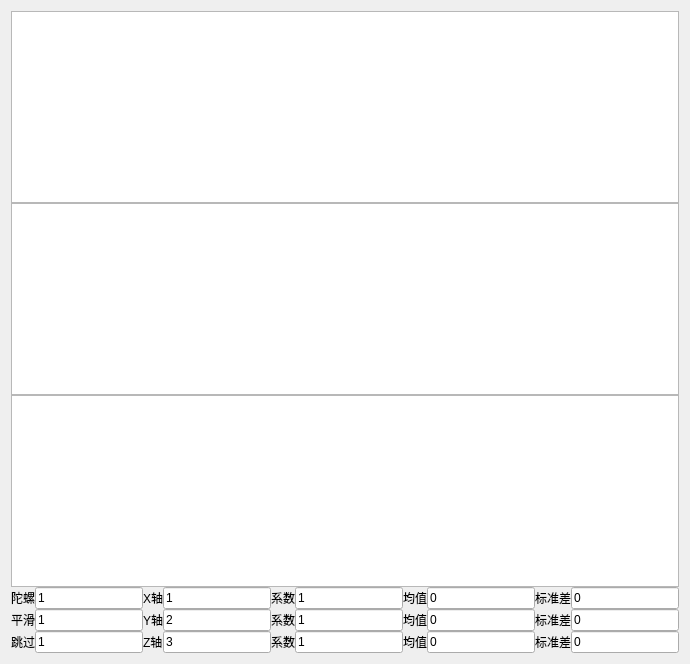
      <widget class="QWidget" name="tab_6">
       <attribute name="title">
        <string>绘图</string>
       </attribute>
       <layout class="QGridLayout" name="gridLayout_9">
        <property name="horizontalSpacing">
         <number>7</number>
        </property>
        <property name="verticalSpacing">
         <number>0</number>
        </property>
        <item row="2" column="0">
         <widget class="GraphicsLayoutWidget" name="graphicsView_gyr_Z_2">
          <property name="acceptDrops">
           <bool>false</bool>
          </property>
          <property name="autoFillBackground">
           <bool>false</bool>
          </property>
         </widget>
        </item>
        <item row="1" column="0">
         <widget class="GraphicsLayoutWidget" name="graphicsView_gyr_Y_2"/>
        </item>
        <item row="0" column="0">
         <widget class="GraphicsLayoutWidget" name="graphicsView_gyr_X_2"/>
        </item>
        <item row="3" column="0">
         <layout class="QGridLayout" name="gridLayout_5">
          <item row="0" column="1">
           <widget class="QLineEdit" name="lineEdit_inside_location_2">
            <property name="text">
             <string>1</string>
            </property>
           </widget>
          </item>
          <item row="0" column="2">
           <widget class="QLabel" name="label_15">
            <property name="text">
             <string>X轴</string>
            </property>
           </widget>
          </item>
          <item row="2" column="0">
           <widget class="QLabel" name="label_16">
            <property name="text">
             <string>跳过</string>
            </property>
           </widget>
          </item>
          <item row="1" column="4">
           <widget class="QLabel" name="label_17">
            <property name="text">
             <string>系数</string>
            </property>
           </widget>
          </item>
          <item row="1" column="3">
           <widget class="QLineEdit" name="lineEdit_inside_location_3">
            <property name="text">
             <string>2</string>
            </property>
           </widget>
          </item>
          <item row="2" column="8">
           <widget class="QLabel" name="label_18">
            <property name="text">
             <string>标准差</string>
            </property>
           </widget>
          </item>
          <item row="2" column="9">
           <widget class="QLineEdit" name="lineEdit_inside_location_14">
            <property name="text">
             <string>0</string>
            </property>
           </widget>
          </item>
          <item row="0" column="6">
           <widget class="QLabel" name="label_19">
            <property name="text">
             <string>均值</string>
            </property>
           </widget>
          </item>
          <item row="0" column="7">
           <widget class="QLineEdit" name="lineEdit_inside_location_4">
            <property name="text">
             <string>0</string>
            </property>
           </widget>
          </item>
          <item row="0" column="3">
           <widget class="QLineEdit" name="lineEdit_inside_location_5">
            <property name="text">
             <string>1</string>
            </property>
           </widget>
          </item>
          <item row="2" column="7">
           <widget class="QLineEdit" name="lineEdit_inside_location_7">
            <property name="text">
             <string>0</string>
            </property>
           </widget>
          </item>
          <item row="2" column="1">
           <widget class="QLineEdit" name="lineEdit_inside_location_12">
            <property name="text">
             <string>1</string>
            </property>
           </widget>
          </item>
          <item row="1" column="9">
           <widget class="QLineEdit" name="lineEdit_inside_location_13">
            <property name="text">
             <string>0</string>
            </property>
           </widget>
          </item>
          <item row="0" column="4">
           <widget class="QLabel" name="label_20">
            <property name="text">
             <string>系数</string>
            </property>
           </widget>
          </item>
          <item row="1" column="0">
           <widget class="QLabel" name="label_21">
            <property name="text">
             <string>平滑</string>
            </property>
           </widget>
          </item>
          <item row="1" column="2">
           <widget class="QLabel" name="label_22">
            <property name="text">
             <string>Y轴</string>
            </property>
           </widget>
          </item>
          <item row="1" column="8">
           <widget class="QLabel" name="label_23">
            <property name="text">
             <string>标准差</string>
            </property>
           </widget>
          </item>
          <item row="1" column="7">
           <widget class="QLineEdit" name="lineEdit_inside_location_6">
            <property name="text">
             <string>0</string>
            </property>
           </widget>
          </item>
          <item row="0" column="9">
           <widget class="QLineEdit" name="lineEdit_inside_location_9">
            <property name="text">
             <string>0</string>
            </property>
           </widget>
          </item>
          <item row="2" column="3">
           <widget class="QLineEdit" name="lineEdit_inside_location_8">
            <property name="text">
             <string>3</string>
            </property>
           </widget>
          </item>
          <item row="2" column="6">
           <widget class="QLabel" name="label_24">
            <property name="text">
             <string>均值</string>
            </property>
           </widget>
          </item>
          <item row="2" column="2">
           <widget class="QLabel" name="label_25">
            <property name="text">
             <string>Z轴</string>
            </property>
           </widget>
          </item>
          <item row="1" column="1">
           <widget class="QLineEdit" name="lineEdit_inside_location_11">
            <property name="text">
             <string>1</string>
            </property>
           </widget>
          </item>
          <item row="0" column="0">
           <widget class="QLabel" name="label_26">
            <property name="text">
             <string>陀螺</string>
            </property>
           </widget>
          </item>
          <item row="2" column="4">
           <widget class="QLabel" name="label_27">
            <property name="text">
             <string>系数</string>
            </property>
           </widget>
          </item>
          <item row="1" column="6">
           <widget class="QLabel" name="label_28">
            <property name="text">
             <string>均值</string>
            </property>
           </widget>
          </item>
          <item row="0" column="8">
           <widget class="QLabel" name="label_29">
            <property name="text">
             <string>标准差</string>
            </property>
           </widget>
          </item>
          <item row="0" column="5">
           <widget class="QLineEdit" name="lineEdit_inside_location_15">
            <property name="text">
             <string>1</string>
            </property>
           </widget>
          </item>
          <item row="1" column="5">
           <widget class="QLineEdit" name="lineEdit_inside_location_10">
            <property name="text">
             <string>1</string>
            </property>
           </widget>
          </item>
          <item row="2" column="5">
           <widget class="QLineEdit" name="lineEdit_inside_location_16">
            <property name="text">
             <string>1</string>
            </property>
           </widget>
          </item>
         </layout>
        </item>
       </layout>
      </widget>
